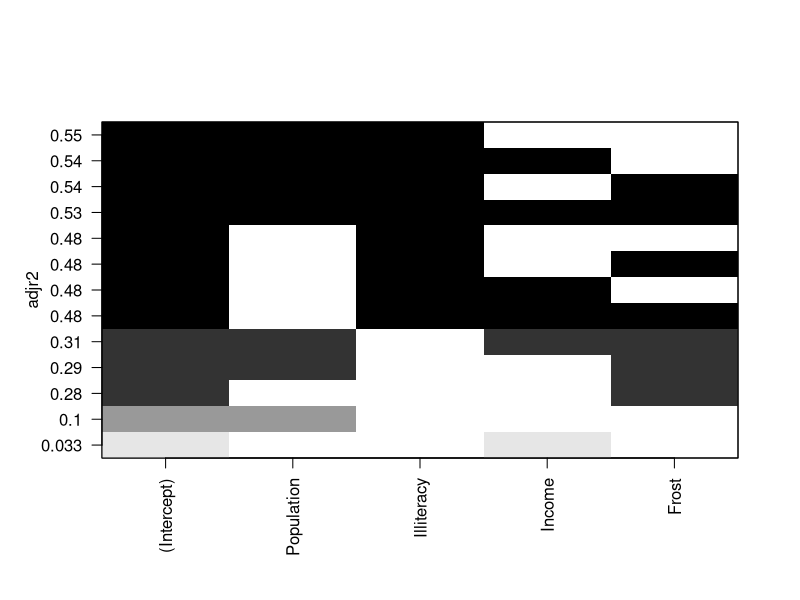
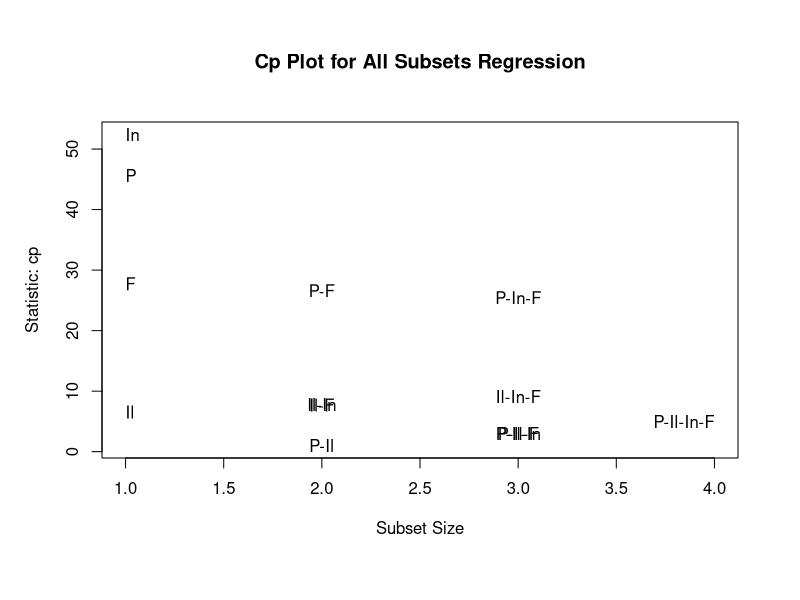

The R source for these figures, in order: (Note: this script raises an error after producing the figures.)

states <- as.data.frame(state.x77[, c("Murder", "Population","Illiteracy","Income","Frost")])
#zhubu huigui fa
library(MASS)
fit1 <- lm(Murder ~ Population + Illiteracy + Income + Frost, data = states)
stepAIC(fit1, direction = 'backward')
#zhubu qudiao zuimoduan bianliang,zhidao AICzhi buzai jianshao
#cunzai wenti: buneng ba suoyou keneng d moxing dou pingjia l 

#quanziji huigui
library(leaps)
leaps <- regsubsets(Murder ~ Population + Illiteracy + Income +
                            Frost, data = states, nbest = 4)
plot(leaps, scale = "adjr2")

library(car)
subsets(leaps, statistic = "cp", main = "Cp Plot for All Subsets Regression")
abline(1,1, lty = 2, col = "red")
#quanziji huigui sudu jiaoman ,qie buneng jieshi d moxing bing meiyou shiji yiyi
#nihe xiaoguo jia er meiyou yiyi d moxing dui ni haowu bangzhu,
#zhuti beijing zhishi d lijie caineng zuizhong zhiyin ni huode lixiang d moxing 
